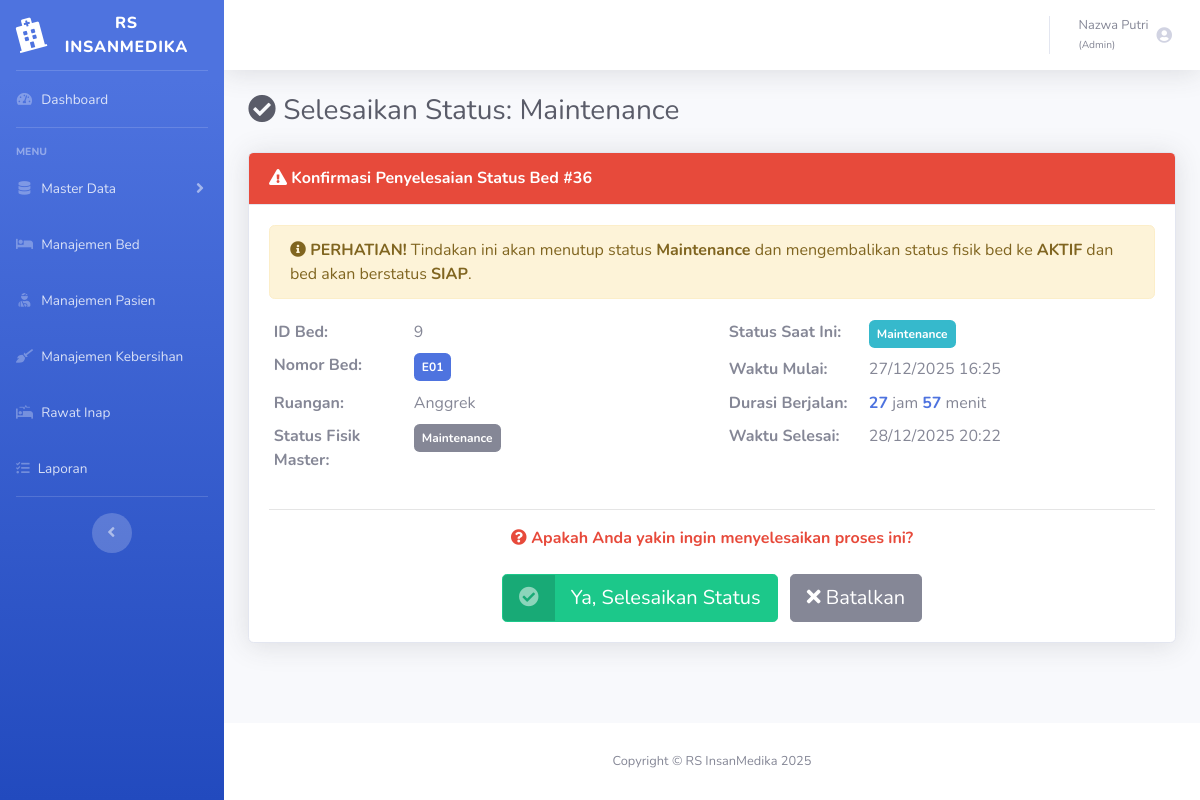
/rumahsakit/status/finish.php?id=36 (signed in), run on the app's committed database.
### tables this page shows
CREATE TABLE `t_bedstatus` (
  `f_idbedsts` int(11) NOT NULL,
  `f_idpetugas` int(11) NOT NULL,
  `f_idbed` int(11) NOT NULL,
  `f_sts` enum('Kosong','Terisi','Siap','Pembersihan','Maintenance') NOT NULL,
  `f_waktumulai` datetime NOT NULL,
  `f_waktuselesai` datetime DEFAULT NULL,
  `f_keterangan` varchar(150) NOT NULL,
  `f_created` datetime NOT NULL
);

CREATE TABLE `t_tempattidur` (
  `f_idbed` int(11) NOT NULL,
  `f_idruangan` int(11) NOT NULL,
  `f_nomorbed` varchar(150) NOT NULL,
  `f_stsfisik` enum('Aktif','Nonaktif','Maintenance') NOT NULL,
  `f_created` datetime NOT NULL,
  `f_updated` datetime NOT NULL
);

CREATE TABLE `t_ruangan` (
  `f_idruangan` int(11) NOT NULL,
  `f_nama` varchar(150) NOT NULL,
  `f_kelas` enum('VVIP','VIP','Kelas 1','Kelas 2','Kelas 3') NOT NULL,
  `f_lantai` int(11) NOT NULL,
  `f_kapasitas` int(11) NOT NULL,
  `f_created` datetime NOT NULL,
  `f_updated` datetime NOT NULL,
  `f_luasruangan` decimal(6,2) DEFAULT NULL,
  `f_luasperbed` decimal(5,2) DEFAULT NULL,
  `f_faktorefisiensi` decimal(3,2) NOT NULL,
  `f_kapasitasmaks` int(11) NOT NULL
);

### rumahsakit/dbcontroller.php (called while the page is built, shortened)
<?php
class dbcontroller
{
    private $host = '127.0.0.1';
    private $user = 'root';
    private $password = '';
    private $database = 'rumahsakit';
    private $koneksi;
    public function __construct()
    {
        $this->koneksi = $this->koneksiDB();
    }
    private function koneksiDB()
    {
        return mysqli_connect($this->host, $this->user, $this->password, $this->database);
    }
    public function getALL($sql)
    {
        $result = mysqli_query($this->koneksi, $sql);
        $data = [];
        if ($result) {
            while ($row = mysqli_fetch_assoc($result)) {
                $data[] = $row;
            }
        }
        return $data;
    }
}

### rumahsakit/status/finish.php (the view, shortened to what this page needs)
<?php
require_once "../dbcontroller.php";
$db = new dbcontroller();
$id_bedsts = (int)$_GET['id'];
$waktu_selesai = date('Y-m-d H:i:s');
$sql_status = "SELECT
                    bs.f_idbedsts,
                    bs.f_idbed,
                    bs.f_sts,
                    bs.f_waktumulai,
                    tt.f_nomorbed,
                    tt.f_stsfisik,
                    r.f_nama AS nama_ruangan
                FROM
                    t_bedstatus bs
                JOIN
                    t_tempattidur tt ON bs.f_idbed = tt.f_idbed
                JOIN
                    t_ruangan r ON tt.f_idruangan = r.f_idruangan
                WHERE
                    bs.f_idbedsts = $id_bedsts
                    AND bs.f_waktuselesai IS NULL";
$status_data = $db->getALL($sql_status);
$status = $status_data[0];
$status_saat_ini = $status['f_sts'];
$status_fisik_master = $status['f_stsfisik'];
$waktu_mulai = strtotime($status['f_waktumulai']);
$durasi_detik = time() - $waktu_mulai;
$durasi_jam = floor($durasi_detik / 3600);
$durasi_menit = floor(($durasi_detik % 3600) / 60);
?>
<!DOCTYPE html>
<html lang="en">
<head>
    <link href="../vendor/fontawesome-free/css/all.min.css" rel="stylesheet" type="text/css">
    <link href="../css/sb-admin-2.min.css" rel="stylesheet">
</head>
<body id="page-top">
    <div id="wrapper">
        <?php include '../sidebar.php'; ?>
        <div id="content-wrapper" class="d-flex flex-column">
            <div id="content">
                <?php include '../topbar.php'; ?>
                <div class="container-fluid mt-4">
                    <h1 class="h3 mb-4 text-gray-800">
                        <i class="fas fa-check-circle"></i> Selesaikan Status: <?= htmlspecialchars($status_saat_ini) ?>
                    </h1>
                    <div class="card shadow mb-4">
                        <div class="card-header py-3 bg-danger text-white">
                            <h6 class="m-0 font-weight-bold">
                                <i class="fas fa-exclamation-triangle"></i> Konfirmasi Penyelesaian Status Bed #<?= $id_bedsts ?>
                            </h6>
                        </div>
                        <div class="card-body">
                            <div class="alert alert-warning">
                                <strong><i class="fas fa-info-circle"></i> PERHATIAN!</strong> Tindakan ini akan menutup status <strong><?= htmlspecialchars($status_saat_ini) ?></strong> dan
                                <?php if ($status_saat_ini === 'Pembersihan'): ?>
                                secara otomatis memulai status baru <strong>SIAP</strong> untuk bed ini serta mengupdate status kebersihan di Rawat Inap.
                                <?php elseif ($status_saat_ini === 'Maintenance'): ?>
                                mengembalikan status fisik bed ke <strong>AKTIF</strong> dan bed akan berstatus <strong>SIAP</strong>.
                                <?php else: ?>
                                menutup log aktivitas ini.
                                <?php endif; ?>
                            </div>
                            <div class="row">
                                <div class="col-md-6">
                                    <table class="table table-sm table-borderless">
                                        <tr>
                                            <td width="140"><strong>ID Bed:</strong></td>
                                            <td><?= $status['f_idbed'] ?></td>
                                        </tr>
                                        <tr>
                                            <td><strong>Nomor Bed:</strong></td>
                                            <td><span class="badge badge-primary p-2"><?= htmlspecialchars($status['f_nomorbed']) ?></span></td>
                                        </tr>
                                        <tr>
                                            <td><strong>Ruangan:</strong></td>
                                            <td><?= htmlspecialchars($status['nama_ruangan']) ?></td>
                                        </tr>
                                        <tr>
                                            <td><strong>Status Fisik Master:</strong></td>
                                            <td><span class="badge badge-secondary p-2"><?= htmlspecialchars($status_fisik_master) ?></span></td>
                                        </tr>
                                    </table>
                                </div>
                                <div class="col-md-6">
                                    <table class="table table-sm table-borderless">
                                        <tr>
                                            <td width="140"><strong>Status Saat Ini:</strong></td>
                                            <td><span class="badge badge-info p-2"><?= htmlspecialchars($status['f_sts']) ?></span></td>
                                        </tr>
                                        <tr>
                                            <td><strong>Waktu Mulai:</strong></td>
                                            <td><?= date('d/m/Y H:i', strtotime($status['f_waktumulai'])) ?></td>
                                        </tr>
                                        <tr>
                                            <td><strong>Durasi Berjalan:</strong></td>
                                            <td>
                                                <strong class="text-primary"><?= $durasi_jam ?></strong> jam
                                                <strong class="text-primary"><?= $durasi_menit ?></strong> menit
                                            </td>
                                        </tr>
                                        <tr>
                                            <td><strong>Waktu Selesai:</strong></td>
                                            <td><?= date('d/m/Y H:i', strtotime($waktu_selesai)) ?></td>
                                        </tr>
                                    </table>
                                </div>
                            </div>
                            <hr>
                            <form action="finish.php?id=<?= $id_bedsts ?>" method="POST">
                                <p class="text-center font-weight-bold text-danger mb-4">
                                    <i class="fas fa-question-circle"></i> Apakah Anda yakin ingin menyelesaikan proses ini?
                                </p>
                                <div class="text-center mt-4">
                                    <button type="submit" class="btn btn-success btn-lg btn-icon-split">
                                        <span class="icon text-white-50"><i class="fas fa-check-circle"></i></span>
                                        <span class="text">Ya, Selesaikan Status</span>
                                    </button>
                                    <a href="select.php" class="btn btn-secondary btn-lg ml-2">
                                        <i class="fas fa-times"></i> Batalkan
                                    </a>
                                </div>
                            </form>
                        </div>
                    </div>
                </div>
            </div>
            <footer class="sticky-footer bg-white">
                <div class="container my-auto">
                    <div class="copyright text-center my-auto">
                        <span>Copyright &copy; RS InsanMedika <?= date('Y') ?></span>
                    </div>
                </div>
            </footer>
        </div>
    </div>
</body>
</html>

### data on the page
t_bedstatus: f_sts "Maintenance", f_idbed "9", f_idbed.f_nomorbed "E01", t_ruangan.f_nama "Anggrek", f_idbed.f_stsfisik "Maintenance", f_waktumulai "27/12/2025 16:25"

### other printed values
$nama_petugas "Nazwa Putri"
$role_petugas "Admin"
$id_bedsts "36"
